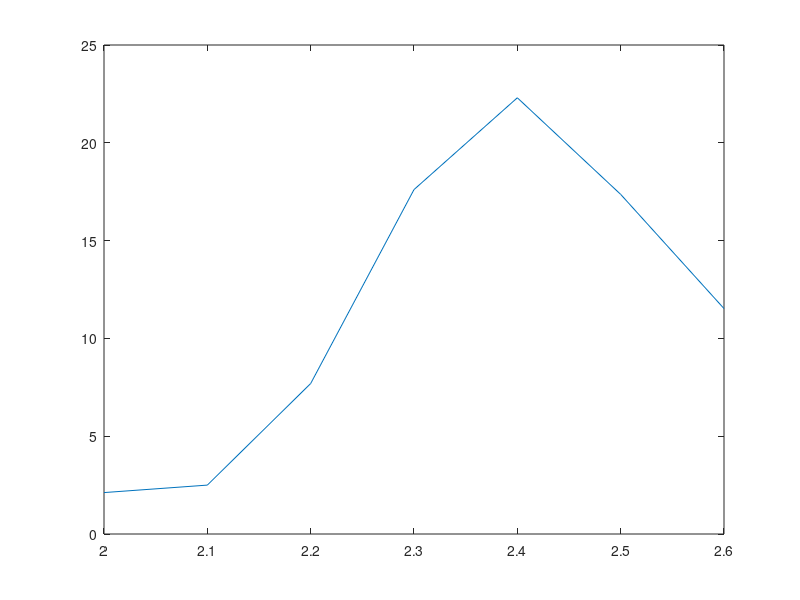

Write MATLAB code to recreate this figure.
e_var = [3.78432, 6.72711, 7.86241, 9.35774, 8.80439, 8.67362, 6.63974, ];
m_var = [2.11779, 2.49983, 7.69281, 17.6077, 22.3017, 17.3638, 11.5253, ];
mean_mag = [0.906344, 0.838775, 0.784452, 0.642121, 0.45958, 0.328918, 0.24593, ];
temperatures = [2, 2.1, 2.2, 2.3, 2.4, 2.5, 2.6, ];
test = e_var./temperatures;
plot(temperatures,m_var)
